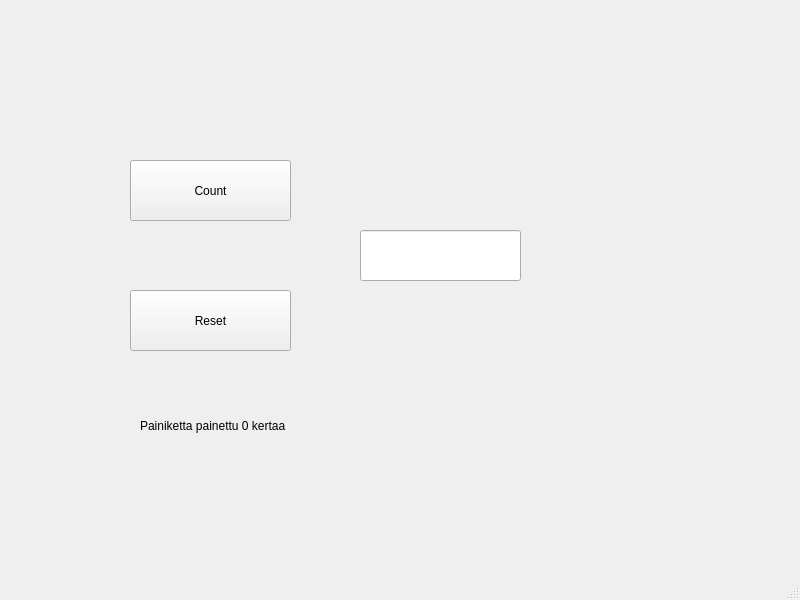
<?xml version="1.0" encoding="UTF-8"?>
<ui version="4.0">
 <class>MainWindow</class>
 <widget class="QMainWindow" name="MainWindow">
  <property name="geometry">
   <rect>
    <x>0</x>
    <y>0</y>
    <width>800</width>
    <height>600</height>
   </rect>
  </property>
  <property name="windowTitle">
   <string>MainWindow</string>
  </property>
  <widget class="QWidget" name="centralwidget">
   <widget class="QPushButton" name="btnCount">
    <property name="geometry">
     <rect>
      <x>130</x>
      <y>160</y>
      <width>161</width>
      <height>61</height>
     </rect>
    </property>
    <property name="text">
     <string>Count</string>
    </property>
   </widget>
   <widget class="QPushButton" name="btnReset">
    <property name="geometry">
     <rect>
      <x>130</x>
      <y>290</y>
      <width>161</width>
      <height>61</height>
     </rect>
    </property>
    <property name="text">
     <string>Reset</string>
    </property>
   </widget>
   <widget class="QLineEdit" name="txtResult">
    <property name="geometry">
     <rect>
      <x>360</x>
      <y>230</y>
      <width>161</width>
      <height>51</height>
     </rect>
    </property>
   </widget>
   <widget class="QLabel" name="labelInfo">
    <property name="geometry">
     <rect>
      <x>140</x>
      <y>400</y>
      <width>301</width>
      <height>51</height>
     </rect>
    </property>
    <property name="text">
     <string>Painiketta painettu 0 kertaa</string>
    </property>
   </widget>
  </widget>
  <widget class="QMenuBar" name="menubar">
   <property name="geometry">
    <rect>
     <x>0</x>
     <y>0</y>
     <width>800</width>
     <height>23</height>
    </rect>
   </property>
  </widget>
  <widget class="QStatusBar" name="statusbar"/>
 </widget>
 <resources/>
 <connections/>
</ui>
